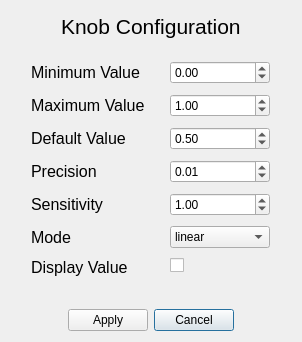
<?xml version="1.0" encoding="UTF-8"?>
<ui version="4.0">
 <class>KnobConfigDialog</class>
 <widget class="QDialog" name="KnobConfigDialog">
  <property name="geometry">
   <rect>
    <x>0</x>
    <y>0</y>
    <width>302</width>
    <height>342</height>
   </rect>
  </property>
  <property name="windowTitle">
   <string>Configure Knob</string>
  </property>
  <layout class="QVBoxLayout" name="knob_config_dialog_layout">
   <property name="spacing">
    <number>20</number>
   </property>
   <item alignment="Qt::AlignHCenter">
    <widget class="QLabel" name="new_pedal_variant_label">
     <property name="sizePolicy">
      <sizepolicy hsizetype="Preferred" vsizetype="Fixed">
       <horstretch>0</horstretch>
       <verstretch>0</verstretch>
      </sizepolicy>
     </property>
     <property name="minimumSize">
      <size>
       <width>0</width>
       <height>30</height>
      </size>
     </property>
     <property name="maximumSize">
      <size>
       <width>16777215</width>
       <height>30</height>
      </size>
     </property>
     <property name="font">
      <font>
       <pointsize>16</pointsize>
      </font>
     </property>
     <property name="text">
      <string>Knob Configuration</string>
     </property>
    </widget>
   </item>
   <item>
    <layout class="QFormLayout" name="knob_config_form_layout">
     <property name="labelAlignment">
      <set>Qt::AlignLeading|Qt::AlignLeft|Qt::AlignVCenter</set>
     </property>
     <property name="formAlignment">
      <set>Qt::AlignHCenter|Qt::AlignTop</set>
     </property>
     <property name="horizontalSpacing">
      <number>25</number>
     </property>
     <property name="verticalSpacing">
      <number>10</number>
     </property>
     <property name="rightMargin">
      <number>25</number>
     </property>
     <item row="0" column="0">
      <widget class="QLabel" name="minimum_label">
       <property name="font">
        <font>
         <pointsize>12</pointsize>
        </font>
       </property>
       <property name="text">
        <string>Minimum Value</string>
       </property>
      </widget>
     </item>
     <item row="0" column="1">
      <widget class="QDoubleSpinBox" name="minimum_spinbox">
       <property name="sizePolicy">
        <sizepolicy hsizetype="Fixed" vsizetype="Fixed">
         <horstretch>0</horstretch>
         <verstretch>0</verstretch>
        </sizepolicy>
       </property>
       <property name="maximumSize">
        <size>
         <width>100</width>
         <height>16777215</height>
        </size>
       </property>
       <property name="minimum">
        <double>-999999999.000000000000000</double>
       </property>
       <property name="maximum">
        <double>999999999.000000000000000</double>
       </property>
       <property name="singleStep">
        <double>0.010000000000000</double>
       </property>
      </widget>
     </item>
     <item row="1" column="0">
      <widget class="QLabel" name="maximum_label">
       <property name="font">
        <font>
         <pointsize>12</pointsize>
        </font>
       </property>
       <property name="layoutDirection">
        <enum>Qt::LeftToRight</enum>
       </property>
       <property name="text">
        <string>Maximum Value</string>
       </property>
      </widget>
     </item>
     <item row="1" column="1">
      <widget class="QDoubleSpinBox" name="maximum_spinbox">
       <property name="sizePolicy">
        <sizepolicy hsizetype="Fixed" vsizetype="Fixed">
         <horstretch>0</horstretch>
         <verstretch>0</verstretch>
        </sizepolicy>
       </property>
       <property name="maximumSize">
        <size>
         <width>100</width>
         <height>16777215</height>
        </size>
       </property>
       <property name="minimum">
        <double>-999999999.000000000000000</double>
       </property>
       <property name="maximum">
        <double>999999999.000000000000000</double>
       </property>
       <property name="singleStep">
        <double>0.010000000000000</double>
       </property>
       <property name="value">
        <double>1.000000000000000</double>
       </property>
      </widget>
     </item>
     <item row="2" column="0">
      <widget class="QLabel" name="default_label">
       <property name="font">
        <font>
         <pointsize>12</pointsize>
        </font>
       </property>
       <property name="text">
        <string>Default Value</string>
       </property>
      </widget>
     </item>
     <item row="2" column="1">
      <widget class="QDoubleSpinBox" name="default_spinbox">
       <property name="sizePolicy">
        <sizepolicy hsizetype="Fixed" vsizetype="Fixed">
         <horstretch>0</horstretch>
         <verstretch>0</verstretch>
        </sizepolicy>
       </property>
       <property name="maximumSize">
        <size>
         <width>100</width>
         <height>16777215</height>
        </size>
       </property>
       <property name="minimum">
        <double>-999999999.000000000000000</double>
       </property>
       <property name="maximum">
        <double>999999999.000000000000000</double>
       </property>
       <property name="singleStep">
        <double>0.010000000000000</double>
       </property>
       <property name="value">
        <double>0.500000000000000</double>
       </property>
      </widget>
     </item>
     <item row="3" column="0">
      <widget class="QLabel" name="precision_label">
       <property name="font">
        <font>
         <pointsize>12</pointsize>
        </font>
       </property>
       <property name="text">
        <string>Precision</string>
       </property>
      </widget>
     </item>
     <item row="3" column="1">
      <widget class="QDoubleSpinBox" name="precision_spinbox">
       <property name="sizePolicy">
        <sizepolicy hsizetype="Fixed" vsizetype="Fixed">
         <horstretch>0</horstretch>
         <verstretch>0</verstretch>
        </sizepolicy>
       </property>
       <property name="maximumSize">
        <size>
         <width>100</width>
         <height>16777215</height>
        </size>
       </property>
       <property name="maximum">
        <double>999999999.000000000000000</double>
       </property>
       <property name="singleStep">
        <double>0.100000000000000</double>
       </property>
       <property name="value">
        <double>0.010000000000000</double>
       </property>
      </widget>
     </item>
     <item row="4" column="0">
      <widget class="QLabel" name="sensitivity_label">
       <property name="font">
        <font>
         <pointsize>12</pointsize>
        </font>
       </property>
       <property name="text">
        <string>Sensitivity</string>
       </property>
      </widget>
     </item>
     <item row="4" column="1">
      <widget class="QDoubleSpinBox" name="sensitivity_spinbox">
       <property name="sizePolicy">
        <sizepolicy hsizetype="Fixed" vsizetype="Fixed">
         <horstretch>0</horstretch>
         <verstretch>0</verstretch>
        </sizepolicy>
       </property>
       <property name="maximumSize">
        <size>
         <width>100</width>
         <height>16777215</height>
        </size>
       </property>
       <property name="suffix">
        <string/>
       </property>
       <property name="minimum">
        <double>0.100000000000000</double>
       </property>
       <property name="maximum">
        <double>5.000000000000000</double>
       </property>
       <property name="singleStep">
        <double>0.010000000000000</double>
       </property>
       <property name="value">
        <double>1.000000000000000</double>
       </property>
      </widget>
     </item>
     <item row="5" column="0">
      <widget class="QLabel" name="mode_label">
       <property name="font">
        <font>
         <pointsize>12</pointsize>
        </font>
       </property>
       <property name="text">
        <string>Mode</string>
       </property>
      </widget>
     </item>
     <item row="5" column="1">
      <widget class="QComboBox" name="mode_combobox">
       <property name="sizePolicy">
        <sizepolicy hsizetype="Fixed" vsizetype="Fixed">
         <horstretch>0</horstretch>
         <verstretch>0</verstretch>
        </sizepolicy>
       </property>
       <property name="maximumSize">
        <size>
         <width>100</width>
         <height>16777215</height>
        </size>
       </property>
       <item>
        <property name="text">
         <string>linear</string>
        </property>
       </item>
       <item>
        <property name="text">
         <string>logarithmic</string>
        </property>
       </item>
      </widget>
     </item>
     <item row="6" column="0">
      <widget class="QLabel" name="display_value_label">
       <property name="font">
        <font>
         <pointsize>12</pointsize>
        </font>
       </property>
       <property name="text">
        <string>Display Value</string>
       </property>
      </widget>
     </item>
     <item row="6" column="1">
      <widget class="QCheckBox" name="display_value_checkbox">
       <property name="sizePolicy">
        <sizepolicy hsizetype="Fixed" vsizetype="Fixed">
         <horstretch>0</horstretch>
         <verstretch>0</verstretch>
        </sizepolicy>
       </property>
       <property name="maximumSize">
        <size>
         <width>100</width>
         <height>16777215</height>
        </size>
       </property>
       <property name="layoutDirection">
        <enum>Qt::LeftToRight</enum>
       </property>
       <property name="text">
        <string/>
       </property>
      </widget>
     </item>
    </layout>
   </item>
   <item alignment="Qt::AlignHCenter">
    <widget class="QDialogButtonBox" name="button_box">
     <property name="layoutDirection">
      <enum>Qt::RightToLeft</enum>
     </property>
     <property name="orientation">
      <enum>Qt::Horizontal</enum>
     </property>
     <property name="standardButtons">
      <set>QDialogButtonBox::Apply|QDialogButtonBox::Cancel</set>
     </property>
     <property name="centerButtons">
      <bool>true</bool>
     </property>
    </widget>
   </item>
  </layout>
 </widget>
 <resources/>
 <connections>
  <connection>
   <sender>button_box</sender>
   <signal>accepted()</signal>
   <receiver>KnobConfigDialog</receiver>
   <slot>accept()</slot>
   <hints>
    <hint type="sourcelabel">
     <x>248</x>
     <y>254</y>
    </hint>
    <hint type="destinationlabel">
     <x>157</x>
     <y>274</y>
    </hint>
   </hints>
  </connection>
  <connection>
   <sender>button_box</sender>
   <signal>rejected()</signal>
   <receiver>KnobConfigDialog</receiver>
   <slot>reject()</slot>
   <hints>
    <hint type="sourcelabel">
     <x>316</x>
     <y>260</y>
    </hint>
    <hint type="destinationlabel">
     <x>286</x>
     <y>274</y>
    </hint>
   </hints>
  </connection>
 </connections>
</ui>
